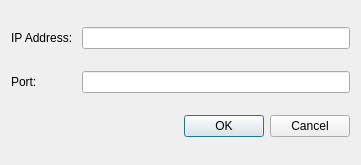
<?xml version="1.0" encoding="UTF-8"?>
<ui version="4.0">
 <class>Settings</class>
 <widget class="QDialog" name="Settings">
  <property name="geometry">
   <rect>
    <x>0</x>
    <y>0</y>
    <width>361</width>
    <height>165</height>
   </rect>
  </property>
  <property name="windowTitle">
   <string>Dialog</string>
  </property>
  <property name="modal">
   <bool>true</bool>
  </property>
  <layout class="QGridLayout" name="gridLayout">
   <item row="0" column="0">
    <widget class="QLabel" name="IPLabel">
     <property name="text">
      <string>IP Address: </string>
     </property>
    </widget>
   </item>
   <item row="0" column="1">
    <widget class="QLineEdit" name="IPAddressLineEdit"/>
   </item>
   <item row="1" column="0">
    <widget class="QLabel" name="portLabel">
     <property name="text">
      <string>Port: </string>
     </property>
    </widget>
   </item>
   <item row="1" column="1">
    <widget class="QLineEdit" name="PortLineEdit"/>
   </item>
   <item row="2" column="0" colspan="2">
    <widget class="QDialogButtonBox" name="buttonBox">
     <property name="orientation">
      <enum>Qt::Horizontal</enum>
     </property>
     <property name="standardButtons">
      <set>QDialogButtonBox::Cancel|QDialogButtonBox::Ok</set>
     </property>
    </widget>
   </item>
  </layout>
 </widget>
 <resources/>
 <connections/>
</ui>
